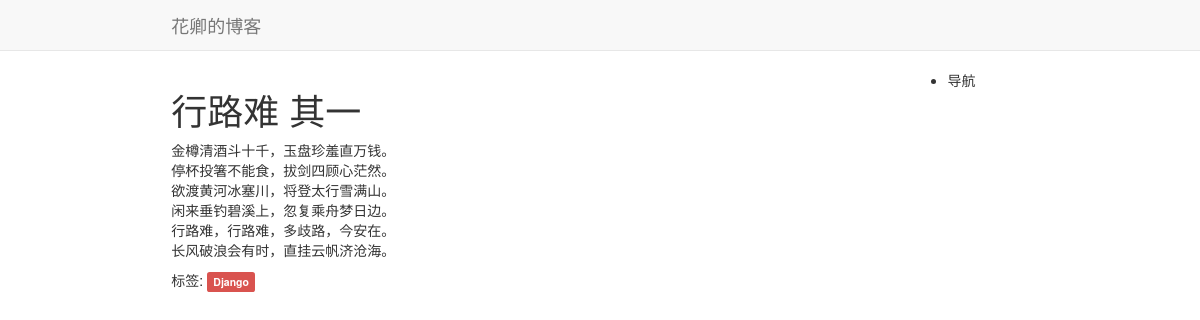
/post/6, run on the app's committed database.
### myblog/models.py (models this page shows, shortened)
class Post(models.Model):
    title=models.CharField(max_length=50)
    body=models.TextField()
    created_time=models.DateTimeField(auto_now_add=True)
    modified_time=models.DateTimeField()
    summary=models.CharField(max_length=100,blank=True)
    sort=models.ForeignKey(Sort)
    tags=models.ManyToManyField(Tag,blank=True)
    author=models.ForeignKey(User)

class Tag(models.Model):
    name=models.CharField(max_length=100)
    def __unicode__(self):
        return self.name

### myblog/views.py (the view)
# urls.py: url(r'^post/(\d+)$',views.post,name='post_url'),
def post(request,postid):
    try:
        post=models.Post.objects.get(id=postid)
        post.body=markdown.markdown(post.body,extensions=[
                                        'markdown.extensions.extra',
                                        'markdown.extensions.codehilite',
                                        'markdown.extensions.toc',])
        tags=post.tags.all()
    except:
        post=None
        tags=None
    return render(request,'post.html',context={'post':post,'tags':tags})

### templates/post.html
{% extends 'base.html' %}
{% block content %}
    <div class="container main">
    <div class="row">
        <div class="col-md-9">
            <div class="post col-md-offset-2">
                <article>
                    <h1>{{ post.title }}</h1>
                    <div>
                       {{ post.body|safe|linebreaks }}
                    </div>
                    <div class="foot">
                        <span class="text">标签:</span>
                        {% for tag in tags %}
                        <span class="label label-danger">{{ tag }}</span>
                        {% endfor %}
                    </div>
                </article>
            </div>
        </div>
        <div class="col-md-3">
           <ul>
               <li>导航</li>
           </ul>
        </div>
    </div>
    </div>
{% endblock %}

### data on the page
Post: title "行路难 其一", body "金樽清酒斗十千，玉盘珍羞直万钱。 停杯投箸不能食，拔剑四顾心茫然。 欲渡黄河冰塞川，将登太行雪满山。 闲来垂钓碧溪上，忽复乘舟梦日边。 行路难，行路难，多歧路，今安在。 长风破浪会有时，直挂云帆济沧海。"
Tag: name "Django"
